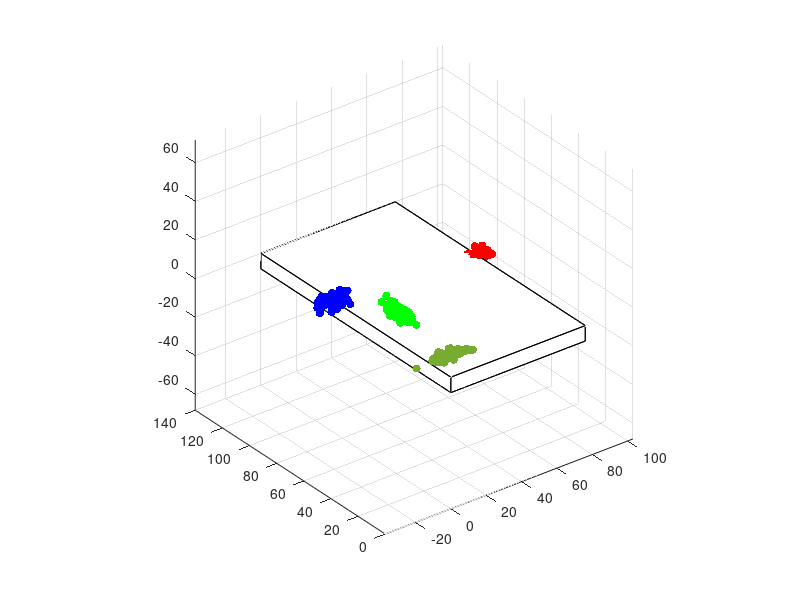

This figure's MATLAB source:
rng(0,'twister');
%Sample Data, Randomized

% Finger 0 = Thumb -----------------------
% Finger 0(x)
mf0x = 77.8;
sf0x = 2;
f0x = sf0x.*randn(90,1) + mf0x;
statsf0x = [mean(f0x) std(f0x) var(f0x)];

% Finger 0(y)
mf0y = 80;
sf0y = 2;
f0y = sf0y.*randn(90,1) + mf0y;
statsf0y = [mean(f0y) std(f0y) var(f0y)];

% Finger 0(z)
mf0z = 0;
sf01 = .5;
f0z = sf01.*randn(90,1) + mf0z;
statsf0z = [mean(f0z) std(f0z) var(f0z)];

% Finger 1(x) - Index -----------------------
% Finger 0(x)
mf1x = 25;
sf1x = 2.5;
f1x = sf1x.*randn(90,1) + mf1x;
statsf1x = [mean(f1x) std(f1x) var(f1x)];

mf1y = 104;
sf1y = 3;
f1y = sf1y.*randn(90,1) + mf1y;
statsf1y = [mean(f1y) std(f1y) var(f1y)];

mf1z = -8;
sf1z = 1;
f1z = sf1z.*randn(90,1) + mf1z;
statsf1z = [mean(f1z) std(f1z) var(f1z)];

% Finger 2 - Middle --------------------------
% Finger 2(x)
mf2x = -7;
sf2x = 4;
f2x = sf2x.*randn(90,1) + mf2x;
statsf2x = [mean(f2x) std(f2x) var(f2x)];

mf2y = 77;
sf2y = 2;
f2y = sf2y.*randn(90,1) + mf2y;
statsf2y = [mean(f2y) std(f2y) var(f2y)];

mf2z = 7.0;
sf2z = 1;
f2z = sf2z.*randn(90,1) + mf2z;
statsf2z = [mean(f2z) std(f2z) var(f2z)];

% Finger 3 - Ring ----------------------------
% Finger 3(x)

mf3x = 6.0;
sf3x = 2;
f3x = sf3x.*randn(90,1) + mf3x;
statsf3x = [mean(f3x) std(f3x) var(f3x)];

mf3y = 45.7;
sf3y = 5;
f3y = sf3y.*randn(90,1) + mf3y;
statsf3y = [mean(f3y) std(f3y) var(f3y)];

mf3z = 10.7;
sf3z = 1;
f3z = sf3z.*randn(90,1) + mf3z;
statsf3z = [mean(f3z) std(f3z) var(f3z)];

% Finger 4 - Pinky ----------------------------
% Finger 4(x)

mf4x = 7.2;
sf4x = 5;
f4x = sf4x.*randn(90,1) + mf4x;
statsf4x = [mean(f4x) std(f4x) var(f4x)];

mf4y = 10.5;
sf4y = 1;
f4y = sf4y.*randn(90,1) + mf4y;
statsf4y = [mean(f4y) std(f4y) var(f4y)];

mf4z = 4.0;
sf4z = 1;
f4z = sf4z.*randn(90,1) + mf4z;
statsf4z = [mean(f4z) std(f4z) var(f4z)];

matrix0 = [f0x f0y f0z];

set(gca,'DataAspectRatio',[1 1 1]);

scatter3(f0x, f0y, f0z, 'r', 'filled');
hold on
axis equal;
scatter3(f1x, f1y, f1z, 'y', 'filled')
scatter3(f2x, f2y, f2z, 'b', 'filled')
scatter3(f3x, f3y, f3z, 'g', 'filled')
scatter3(f4x, f4y, f4z, 'o', 'filled')

b = [76 140 -8];

my_vertices = [0 0 0; 0 b(2) 0; b(1) b(2) 0; b(1) 0 0; 0 0 b(3); 0 b(2) b(3); b(1) b(2) b(3); b(1) 0 b(3)];
my_faces = [1 2 3 4; 2 6 7 3; 4 3 7 8; 1 5 8 4; 1 2 6 5; 5 6 7 8];
patch('Vertices', my_vertices, 'Faces', my_faces, 'FaceColor', 'w');

% x= [0 77 77 0];
% y= [0 0 140 140];
% patch(x, y, 'yellow');
%patch([[1 1]*xl(1) [1 1]*xl(2)], [yl fliplr(yl)],[1 1 1 1]*2.5, 'r', 'FaceAlpha',1);
hold off
